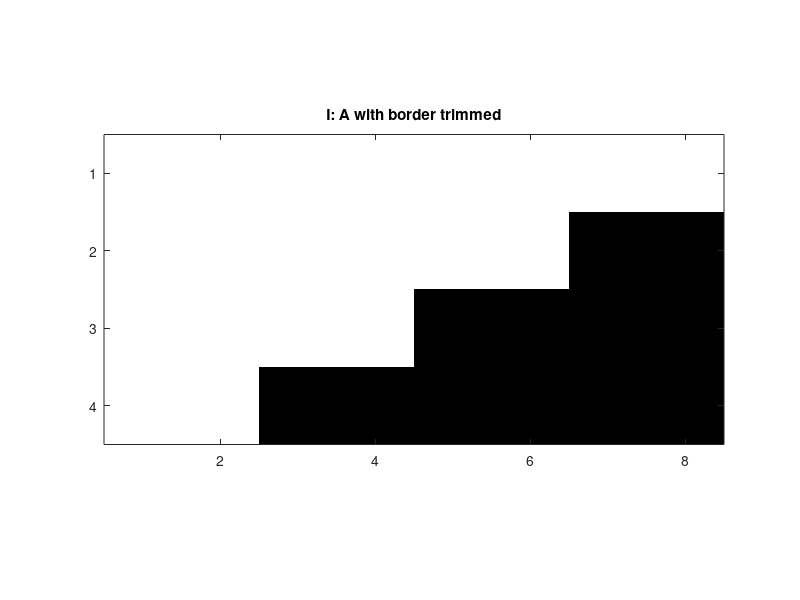
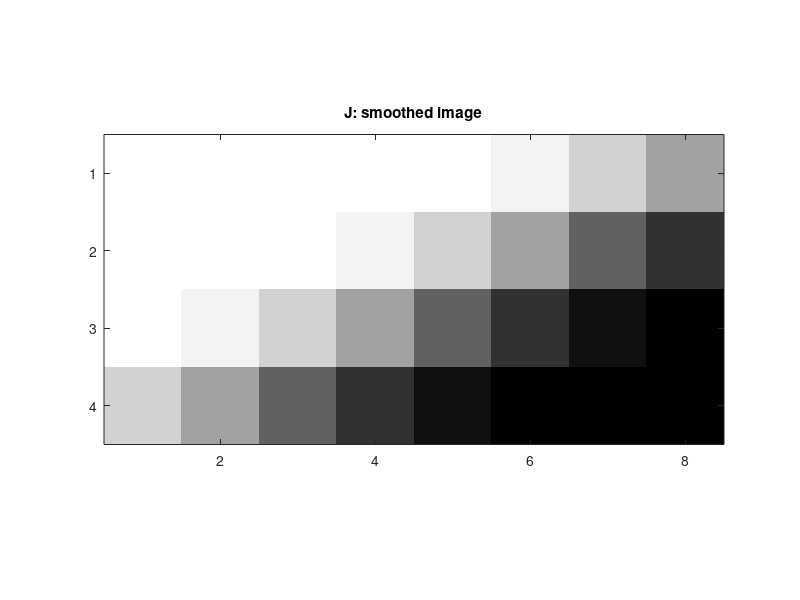
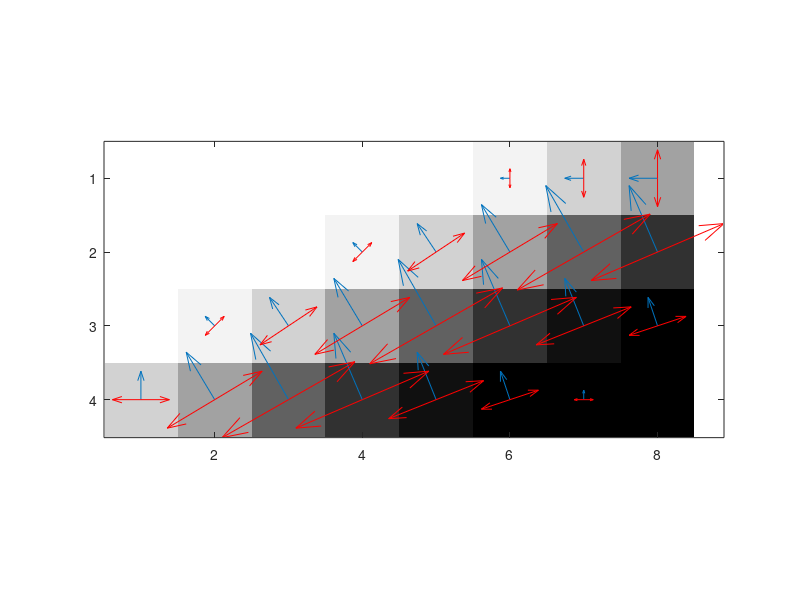

These figures' MATLAB source, in order:
%% Given Code

%% create an image 
% size: 6 x 10, image I with boundaries for proper convolution operation
A = [ones(1,10); [ones(1,9),zeros(1,1)]; [ones(1,7),zeros(1,3)];...
    [ones(1,5),zeros(1,5)]; [ones(1,3),zeros(1,7)];[ones(1,1),zeros(1,9)]];

%% smoothing kernel
smoothk = [0.25, 0.5, 0.25];

%% image I is the center portion of the image A, remove the boundary
I = A(2:end-1,2:end-1); % trim 1 pixel border from edges

%% compute smoothed version of the image AA, low pass
AA = conv2(A,smoothk,'same'); % smooth in x direction
AA = conv2(AA,smoothk','same'); % smooth in y direction

%% take out the center portion of the smoothed image AA,
J = AA(2:end-1,2:end-1); % trim 1 pixel border from edges

%% compare the two images
figure(1);clf;imagesc(I);colormap(gray);axis image; title('I: A with border trimmed')
figure(2);clf;imagesc(J);colormap(gray);axis image; title('J: smoothed image')

%% define image gradient operator 
dy = [1;-1]; % gradient filter in y
dx = [1,-1]; % gradient filter in x

%% compute image gradient in x and y
AA_y = conv2(AA,dy,'same'); 
AA_x = conv2(AA,dx,'same'); 
Jy = AA_y(1:end-2,2:end-1); 
Jy(1,:) = 0; 
Jx = AA_x(2:end-1,1:end-2); 
Jx(:,1) = 0; 

%% display the image gradient flow 
figure(3);
clf;
imagesc(J);
colormap(gray);
axis image; 
hold on; 
quiver(Jx,Jy); 
quiver(-Jy,Jx,'r'); 
quiver(Jy,-Jx,'r');







